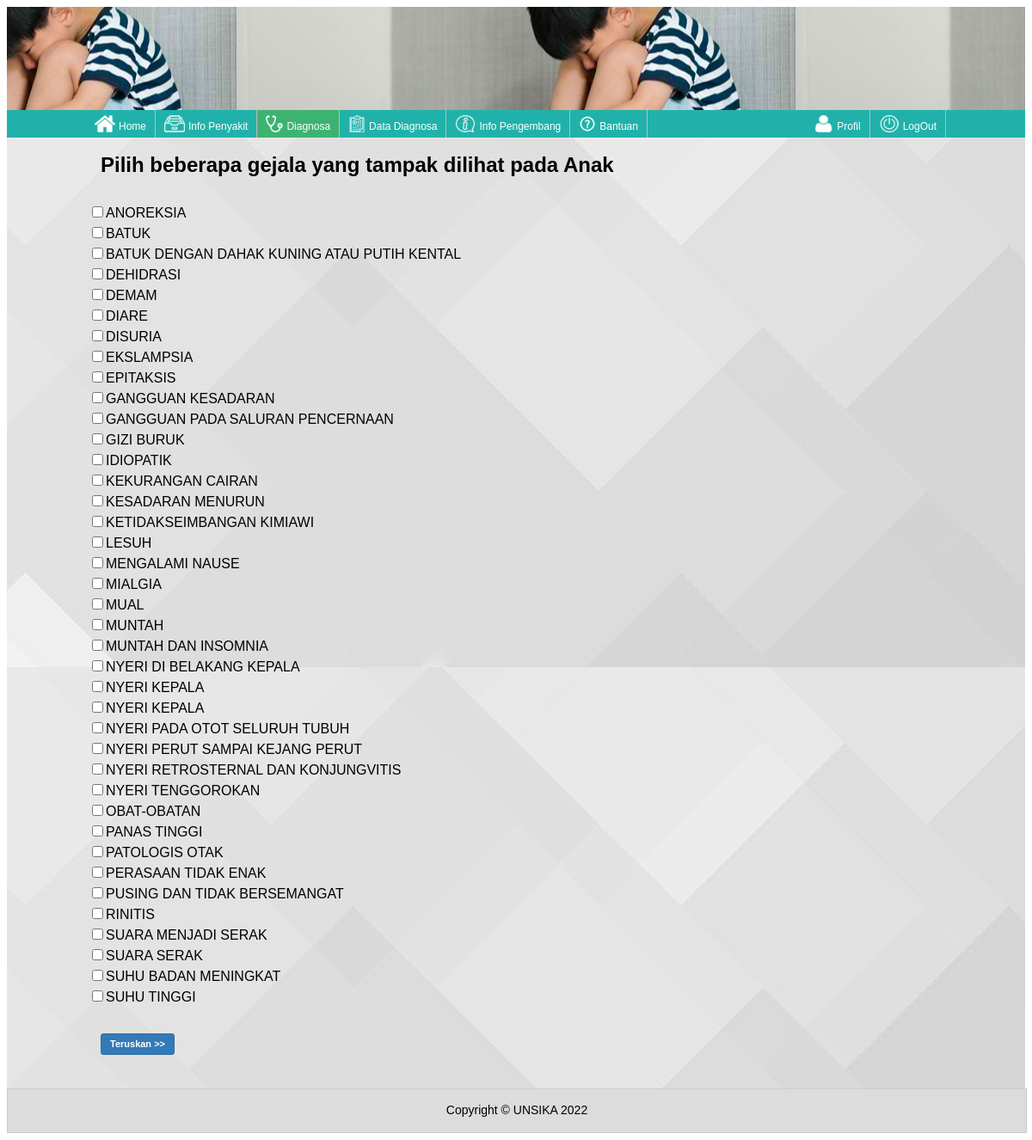
/user/view_diagnosa1.php (signed in), run on the app's committed database.
### tables this page shows
CREATE TABLE IF NOT EXISTS `tbl_gejala` (
`id` int(8) NOT NULL,
  `kode_gejala` varchar(8) NOT NULL,
  `nama_gejala` text NOT NULL,
  `kategori` varchar(20) NOT NULL,
  `gambar` varchar(40) NOT NULL
);

### class/class_gejala.php (the view, shortened to what this page needs)
<?php
	class gejala
	{
		protected $db;
		public function __construct($cn)
		{
			$this->db =$cn;
		}
				{?>
			<?php }
		function view_gejala()
		{
			$link = $this->db->db_conn();
			$qr 	= mysqli_query($link,"SELECT * FROM tbl_gejala  ORDER BY nama_gejala ");
			while($data = mysqli_fetch_array($qr))
			{
				echo "
					<tr><td colspan='2'><input name='txt_gjl[]' value='".$data['kode_gejala']."' type='checkbox'/>".$data['nama_gejala']."</td></tr>
				";
			}
		}
	}
?>

### css/style.css (style rules this page uses)
body { background-color: #FFFFF; font-family:arial; font-size:11px; }

### data on the page
tbl_gejala: nama_gejala "ANOREKSIA"
tbl_gejala: nama_gejala "BATUK"
tbl_gejala: nama_gejala "BATUK DENGAN DAHAK KUNING ATAU PUTIH KENTAL"
tbl_gejala: nama_gejala "DEHIDRASI"
tbl_gejala: nama_gejala "DEMAM"
tbl_gejala: nama_gejala "DIARE"
tbl_gejala: nama_gejala "DISURIA"
tbl_gejala: nama_gejala "EKSLAMPSIA"
tbl_gejala: nama_gejala "EPITAKSIS"
tbl_gejala: nama_gejala "GANGGUAN KESADARAN"
tbl_gejala: nama_gejala "GANGGUAN PADA SALURAN PENCERNAAN"
tbl_gejala: nama_gejala "GIZI BURUK"
tbl_gejala: nama_gejala "IDIOPATIK"
tbl_gejala: nama_gejala "KEKURANGAN CAIRAN"
tbl_gejala: nama_gejala "KESADARAN MENURUN"
tbl_gejala: nama_gejala "KETIDAKSEIMBANGAN KIMIAWI"
tbl_gejala: nama_gejala "LESUH"
tbl_gejala: nama_gejala "MENGALAMI NAUSE"
tbl_gejala: nama_gejala "MIALGIA"
tbl_gejala: nama_gejala "MUAL"
tbl_gejala: nama_gejala "MUNTAH"
tbl_gejala: nama_gejala "MUNTAH DAN INSOMNIA"
tbl_gejala: nama_gejala "NYERI DI BELAKANG KEPALA"
tbl_gejala: nama_gejala "NYERI KEPALA"
tbl_gejala: nama_gejala "NYERI KEPALA"
tbl_gejala: nama_gejala "NYERI PADA OTOT SELURUH TUBUH"
tbl_gejala: nama_gejala "NYERI PERUT SAMPAI KEJANG PERUT"
tbl_gejala: nama_gejala "NYERI RETROSTERNAL DAN KONJUNGVITIS"
tbl_gejala: nama_gejala "NYERI TENGGOROKAN"
tbl_gejala: nama_gejala "OBAT-OBATAN"
tbl_gejala: nama_gejala "PANAS TINGGI"
tbl_gejala: nama_gejala "PATOLOGIS OTAK"
tbl_gejala: nama_gejala "PERASAAN TIDAK ENAK"
tbl_gejala: nama_gejala "PUSING DAN TIDAK BERSEMANGAT"
tbl_gejala: nama_gejala "RINITIS"
tbl_gejala: nama_gejala "SUARA MENJADI SERAK"
tbl_gejala: nama_gejala "SUARA SERAK"
tbl_gejala: nama_gejala "SUHU BADAN MENINGKAT"
tbl_gejala: nama_gejala "SUHU TINGGI"
